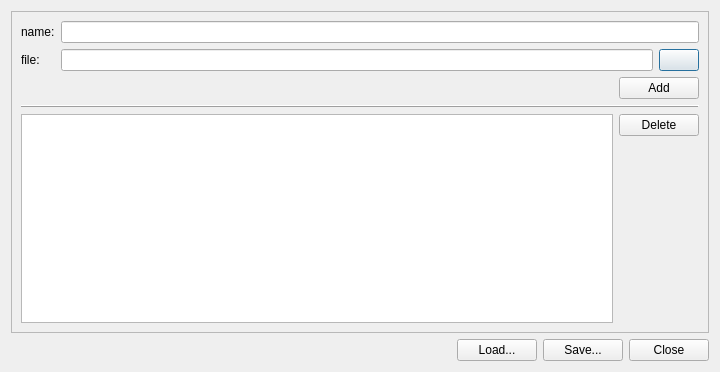
<?xml version="1.0" encoding="UTF-8"?>
<ui version="4.0">
 <class>SoundView</class>
 <widget class="QDialog" name="SoundView">
  <property name="geometry">
   <rect>
    <x>0</x>
    <y>0</y>
    <width>720</width>
    <height>372</height>
   </rect>
  </property>
  <property name="windowTitle">
   <string>SoundView</string>
  </property>
  <layout class="QVBoxLayout" name="verticalLayout_2">
   <item>
    <widget class="QFrame" name="frmViewSound">
     <property name="sizePolicy">
      <sizepolicy hsizetype="Preferred" vsizetype="MinimumExpanding">
       <horstretch>0</horstretch>
       <verstretch>0</verstretch>
      </sizepolicy>
     </property>
     <property name="frameShape">
      <enum>QFrame::StyledPanel</enum>
     </property>
     <property name="frameShadow">
      <enum>QFrame::Raised</enum>
     </property>
     <layout class="QVBoxLayout" name="verticalLayout">
      <item>
       <layout class="QFormLayout" name="formLayout">
        <item row="0" column="0">
         <widget class="QLabel" name="lblName">
          <property name="text">
           <string>name:</string>
          </property>
         </widget>
        </item>
        <item row="0" column="1">
         <widget class="QLineEdit" name="ldtName"/>
        </item>
        <item row="1" column="0">
         <widget class="QLabel" name="lblFile">
          <property name="text">
           <string>file:</string>
          </property>
         </widget>
        </item>
        <item row="1" column="1">
         <layout class="QHBoxLayout" name="hbxFile">
          <item>
           <widget class="QLineEdit" name="ldtFile"/>
          </item>
          <item>
           <widget class="QPushButton" name="btnFile">
            <property name="text">
             <string/>
            </property>
           </widget>
          </item>
         </layout>
        </item>
        <item row="2" column="1">
         <layout class="QHBoxLayout" name="hbxAdd">
          <item>
           <spacer name="spcAdd">
            <property name="orientation">
             <enum>Qt::Horizontal</enum>
            </property>
            <property name="sizeHint" stdset="0">
             <size>
              <width>40</width>
              <height>20</height>
             </size>
            </property>
           </spacer>
          </item>
          <item>
           <widget class="QPushButton" name="btnAdd">
            <property name="text">
             <string>Add</string>
            </property>
           </widget>
          </item>
         </layout>
        </item>
       </layout>
      </item>
      <item>
       <widget class="Line" name="line">
        <property name="frameShadow">
         <enum>QFrame::Raised</enum>
        </property>
        <property name="orientation">
         <enum>Qt::Horizontal</enum>
        </property>
       </widget>
      </item>
      <item>
       <layout class="QHBoxLayout" name="hbxSounds">
        <item>
         <widget class="QListView" name="lvwSounds"/>
        </item>
        <item>
         <layout class="QVBoxLayout" name="vbxDelete">
          <item>
           <widget class="QPushButton" name="btnDelete">
            <property name="text">
             <string>Delete</string>
            </property>
           </widget>
          </item>
          <item>
           <spacer name="spcDelete">
            <property name="orientation">
             <enum>Qt::Vertical</enum>
            </property>
            <property name="sizeHint" stdset="0">
             <size>
              <width>20</width>
              <height>40</height>
             </size>
            </property>
           </spacer>
          </item>
         </layout>
        </item>
       </layout>
      </item>
     </layout>
    </widget>
   </item>
   <item>
    <layout class="QHBoxLayout" name="hbxButtonBar">
     <item>
      <spacer name="spcButtonBar">
       <property name="orientation">
        <enum>Qt::Horizontal</enum>
       </property>
       <property name="sizeHint" stdset="0">
        <size>
         <width>40</width>
         <height>20</height>
        </size>
       </property>
      </spacer>
     </item>
     <item>
      <widget class="QPushButton" name="btnLoad">
       <property name="text">
        <string>Load...</string>
       </property>
      </widget>
     </item>
     <item>
      <widget class="QPushButton" name="btnSave">
       <property name="text">
        <string>Save...</string>
       </property>
      </widget>
     </item>
     <item>
      <widget class="QPushButton" name="btnClose">
       <property name="text">
        <string>Close</string>
       </property>
      </widget>
     </item>
    </layout>
   </item>
  </layout>
 </widget>
 <resources/>
 <connections>
  <connection>
   <sender>btnClose</sender>
   <signal>clicked()</signal>
   <receiver>SoundView</receiver>
   <slot>accept()</slot>
   <hints>
    <hint type="sourcelabel">
     <x>447</x>
     <y>364</y>
    </hint>
    <hint type="destinationlabel">
     <x>249</x>
     <y>193</y>
    </hint>
   </hints>
  </connection>
 </connections>
</ui>
